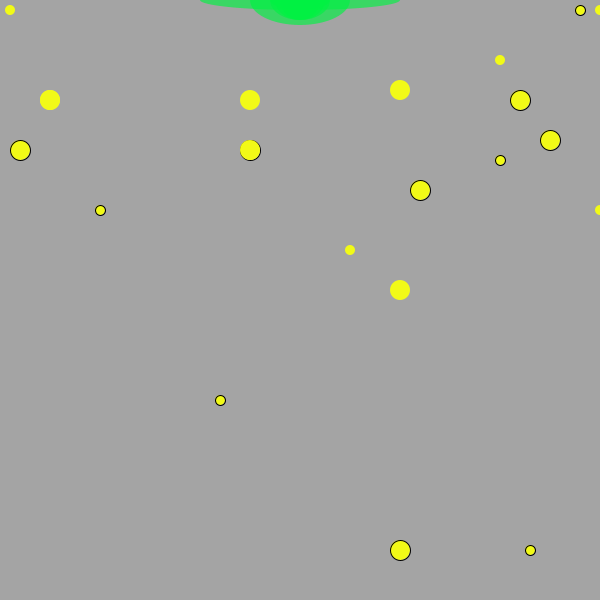
Frame 1 (no input)
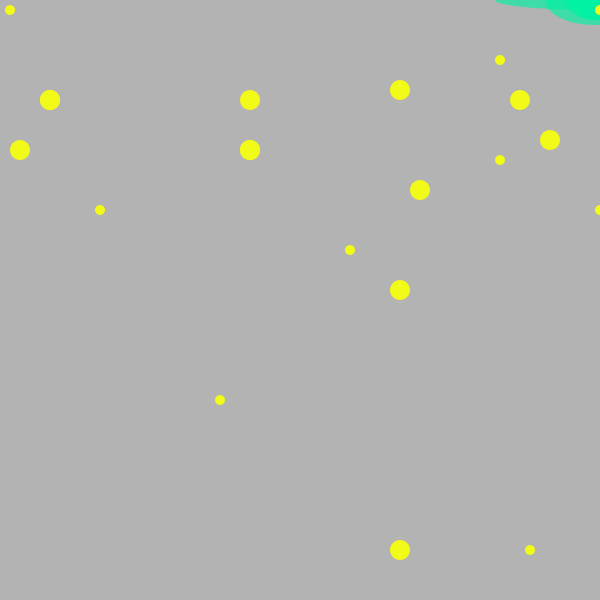
Frame 60 (the mouse pressed at the canvas centre just before this capture)
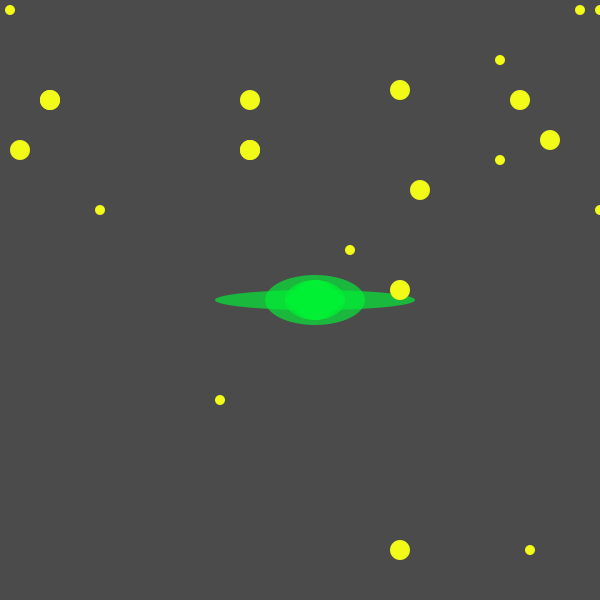
Frame 120 (the mouse held since frame 60 and released just before this capture)

The Processing sketch that drew these frames (run headless with seeded random() and noise(); from frame 60 on, the mouse is pressed at the canvas centre):

// Processing sketch: processing_91002
// ── processing_91002.pde

//Danielle Gorodenzik
// February 25 2013
//Homework 4

int circleX = 300;
int circleXSpeed = 5;


void setup() {
  size(600, 600);
}


void draw() {

  background(random(255));//outerspace
  //stars
  fill (242, 250, 23);
  ellipse (220, 400, 10, 10);
  ellipse (250, 150, 20, 20);
  ellipse (500, 160, 10, 10);
  ellipse (420, 190, 20, 20);
  ellipse (580, 10, 10, 10);
  ellipse (520, 100, 20, 20);
  ellipse (550, 140, 20, 20);
  ellipse (530, 550, 10, 10);
  ellipse (400, 550, 20, 20);
  ellipse (100, 210, 10, 10);
  ellipse (20, 150, 20, 20);



  fill (0, 242, random(255), 167); //alien spaceship
  noStroke();
  ellipse(circleX, mouseY, 200, 20);
  ellipse(circleX, mouseY, 100, 50);
  ellipse(circleX, mouseY, 60, 20);
  ellipse(circleX, mouseY, 50, 40);
  ellipse(circleX, mouseY, 40, 20);
  ellipse(circleX, mouseY, 40, 40);
  ellipse(circleX, mouseY, 60, 40);

  // more Stars
  fill (242, 250, 23);
  ellipse (10, 10, 10, 10);
  ellipse (50, 100, 20, 20);
  ellipse (500, 60, 10, 10);
  ellipse (400, 90, 20, 20);
  ellipse (600, 10, 10, 10);
  ellipse (250, 100, 20, 20);
  ellipse (50, 100, 20, 20);
  ellipse (350, 250, 10, 10);
  ellipse (400, 290, 20, 20);
  ellipse (600, 210, 10, 10);
  ellipse (250, 150, 20, 20);



  circleX = circleX + circleXSpeed;
  if (circleX > width) {  
    circleXSpeed = -5;
  }
  if (circleX < 0) {
    circleXSpeed = 5;
  }
}
